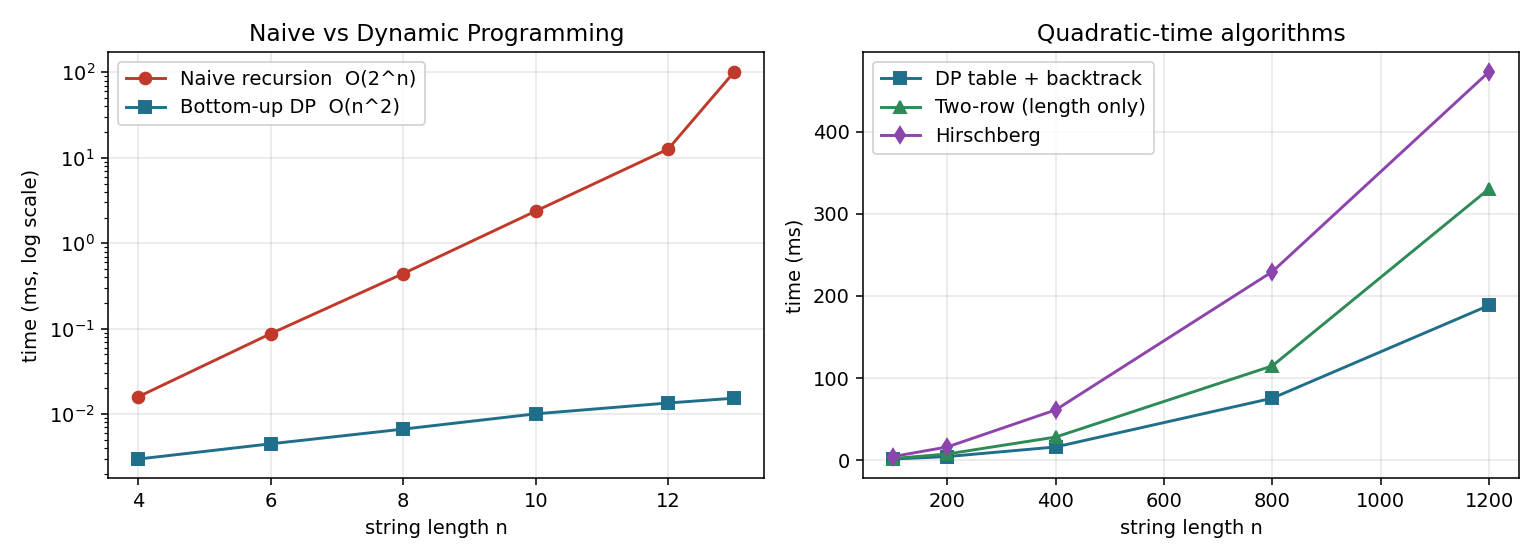

Write the Python code that produced this figure.
"""
benchmark.py - empirical analysis of the LCS algorithms.

Produces a results table in the terminal and saves 'benchmark.png'.
    python benchmark.py
"""
import random
import time

import matplotlib
matplotlib.use("Agg")                       # no display needed
import matplotlib.pyplot as plt

from lcs import (backtrack, build_table, lcs_hirschberg, lcs_length_linear_space,
                 lcs_length_memo, lcs_length_naive)

random.seed(42)
ALPHABET = "ABCD"


def rand_string(n: int) -> str:
    return "".join(random.choice(ALPHABET) for _ in range(n))


def timeit(fn, *args, repeats: int = 3) -> float:
    """Best-of-N wall time in milliseconds."""
    best = float("inf")
    for _ in range(repeats):
        start = time.perf_counter()
        fn(*args)
        best = min(best, time.perf_counter() - start)
    return best * 1000


def dp_with_backtrack(a, b):
    return backtrack(build_table(a, b), a, b)


def main() -> None:
    # ---- Experiment 1: naive recursion vs dynamic programming (tiny n) ----
    small = [4, 6, 8, 10, 12, 13]
    naive, dp_small = [], []
    print("\nExperiment 1 - why DP?  (time in ms, n = |A| = |B|)")
    print(f"{'n':>4} {'naive O(2^n)':>14} {'bottom-up DP':>14}")
    for n in small:
        a, b = rand_string(n), rand_string(n)
        naive.append(timeit(lcs_length_naive, a, b, repeats=1))
        dp_small.append(timeit(build_table, a, b))
        print(f"{n:>4} {naive[-1]:>14.3f} {dp_small[-1]:>14.4f}")

    # ---- Experiment 2: polynomial algorithms on larger inputs -------------
    sizes = [100, 200, 400, 800, 1200]
    memo, dp, linear, hirsch = [], [], [], []
    print("\nExperiment 2 - O(m*n) algorithms  (time in ms)")
    print(f"{'n':>5} {'memoized':>10} {'DP+path':>10} {'2-row':>10} {'Hirschberg':>11}")
    for n in sizes:
        a, b = rand_string(n), rand_string(n)
        memo.append(timeit(lcs_length_memo, a, b, repeats=1) if n <= 400 else None)
        dp.append(timeit(dp_with_backtrack, a, b, repeats=1))
        linear.append(timeit(lcs_length_linear_space, a, b, repeats=1))
        hirsch.append(timeit(lcs_hirschberg, a, b, repeats=1))
        m_txt = f"{memo[-1]:.1f}" if memo[-1] is not None else "-"
        print(f"{n:>5} {m_txt:>10} {dp[-1]:>10.1f} {linear[-1]:>10.1f} {hirsch[-1]:>11.1f}")

    # growth ratio: doubling n should roughly quadruple the time for O(n^2)
    print("\nGrowth when n doubles (expect ~4x for O(n^2)):")
    for k in range(1, 4):
        print(f"  {sizes[k-1]:>4} -> {sizes[k]:>4}: DP x{dp[k] / dp[k-1]:.2f}")

    # ---- Plots -------------------------------------------------------------
    fig, axes = plt.subplots(1, 2, figsize=(11, 4))
    axes[0].plot(small, naive, "o-", label="Naive recursion  O(2^n)", color="#c0392b")
    axes[0].plot(small, dp_small, "s-", label="Bottom-up DP  O(n^2)", color="#1f6f8b")
    axes[0].set_yscale("log")
    axes[0].set(xlabel="string length n", ylabel="time (ms, log scale)",
                title="Naive vs Dynamic Programming")
    axes[0].legend()
    axes[0].grid(alpha=0.3)

    axes[1].plot(sizes, dp, "s-", label="DP table + backtrack", color="#1f6f8b")
    axes[1].plot(sizes, linear, "^-", label="Two-row (length only)", color="#2e8b57")
    axes[1].plot(sizes, hirsch, "d-", label="Hirschberg", color="#8e44ad")
    axes[1].set(xlabel="string length n", ylabel="time (ms)",
                title="Quadratic-time algorithms")
    axes[1].legend()
    axes[1].grid(alpha=0.3)

    plt.tight_layout()
    plt.savefig("benchmark.png", dpi=140)
    print("\nSaved plot -> benchmark.png")


if __name__ == "__main__":
    main()
